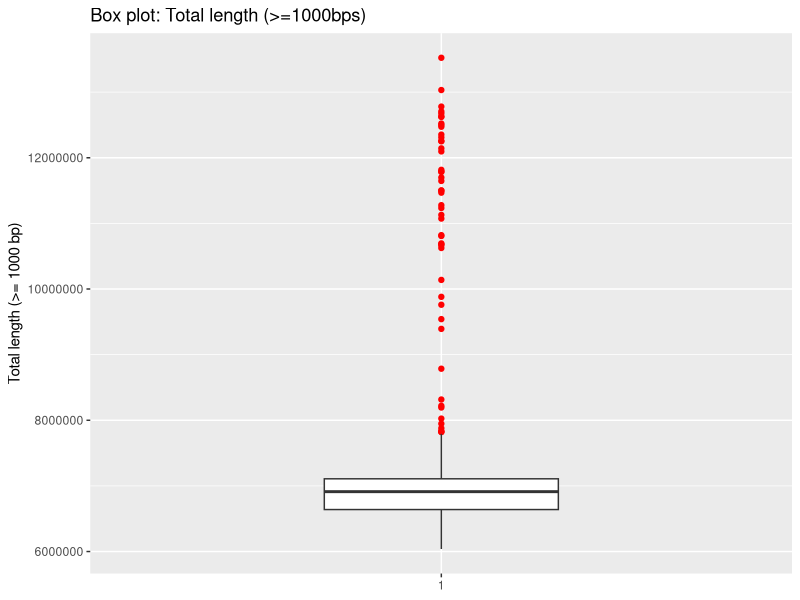

Reproduce this figure in R. (Note: this script raises an error after producing the figure.)
## ---- chunk 1
knitr::opts_chunk$set(echo = TRUE)
library(readr)
library(tidyr)
## ---- chunk 2
setwd("C:/Users/Rutuja Chhajed/OneDrive - Nexus365/CGPS/CGPS-rutuja")
data <- read_csv("data.csv", trim_ws = FALSE)

## ---- chunk 3

table(data$confindr.contam_status.check_result)
d1<-subset(data, data$confindr.contam_status.check_result=="FAILURE"&data$confindr.percentage_contamination.metric_value>5)
length(unique(d1$sample_name))## samples that failed the contamination check and have >5% contamination. 


#Plotting to see the distribution of contamination percentages in passed and failed samples
#library(ggplot2)
#ggplot(data, aes(x=factor(confindr.contam_status.check_result),y=confindr.percentage_contamination.metric_value)) + 
  #geom_boxplot()

#fail<-subset(data,data$confindr.contam_status.check_result=="FAILURE")
#hist(fail$confindr.percentage_contamination.metric_value)#Histogram to better see distribution of contamination percentages
rm(fail)#removing dataframe
rm(d1)#removing dataframe
## ---- chunk 4
d2<-subset(data, data$`quast.# contigs (>= 1000 bp).metric_value` <=50 & data$quast.N50.metric_value>=750000)
length(unique(d2$sample_name)) 

rm(d2)
## ---- chunk 5
library(stringr)
library(dplyr)

nums <- unlist(lapply(data, is.numeric))  #Selecting numeric variables

colnames(data)[nums]<-gsub("quast.","",colnames(data[,nums]), ignore.case = TRUE) #Replacing "quast" by ""
colnames(data)[nums]<-gsub(".metric_value","",colnames(data[,nums]), ignore.case = TRUE) #Replacing "metric" by ""

data <- data %>%
  rename(contamination_percent=confindr.percentage_contamination)

print(colnames(data))
## ---- chunk 6
library(ggplot2)
options(scipen=10000)
p <- ggplot(data, aes(x = factor(1), y = `Total length (>= 1000 bp)`)) + 
  geom_boxplot(width = 0.4, fill = "white",outlier.colour = "red") + labs(x = NULL)  +ggtitle("Box plot: Total length (>=1000bps)")+theme_gray()
p
## ---- chunk 7

#Only for numeric variables
col.nums<-unlist(sapply(data[1,],is.numeric))
d3<-pivot_longer(data,which(col.nums==TRUE),names_to = "metric",values_to = "value")
final_data<-d3[,c("sample_name","metric","value")]
head(final_data)

#For all metrics
d4<-sapply(data, as.character)
d4<-as.data.frame(d4)

d5<-pivot_longer(d4,2:12,names_to = "metric",values_to = "value")
final_data1<-d5[,c("sample_name","metric","value")]
head(final_data1)
## ---- chunk 8
# Basic violin 
final_data$metric<-as.factor(final_data$metric)
p <- ggplot(final_data, aes(x=factor(1), y=as.numeric(value)),fill='white') + 
  geom_violin()+ facet_wrap(~metric,  scales = "free_y")+ylab("Value")+xlab("") +geom_jitter(width=0.15, alpha=0.08,color='blue')+theme_gray()

p

